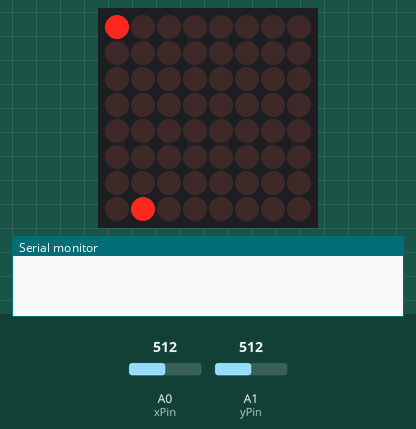
The sketch below on a simulated Arduino Uno, built with avr-gcc and run on an emulated ATmega328P. Shown: 8×8 LED matrix, the last lines printed to the serial monitor. Inputs (shaded band) come from the test bench; at power-on: A0 (xPin) = 512, A1 (yPin) = 512. Random numbers use the default seed unless the sketch sets one.

Above: at 0.76 s.
1.3 s: A0 (xPin) set to 585
2.8 s: A0 (xPin) set to 612
At 2.89 s:
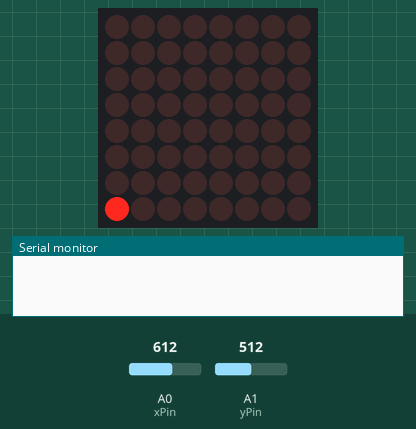
4.6 s: A1 (yPin) set to 216
7.6 s: A1 (yPin) set to 187
At 7.76 s:
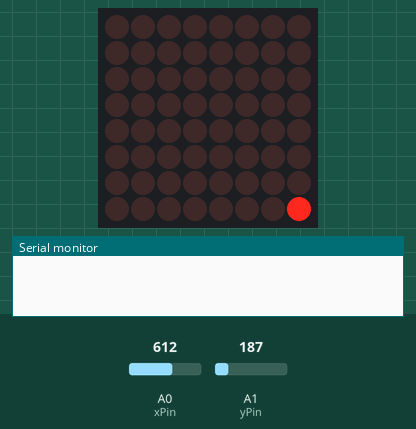
9.4 s: A0 (xPin) set to 590
At 10.48 s:
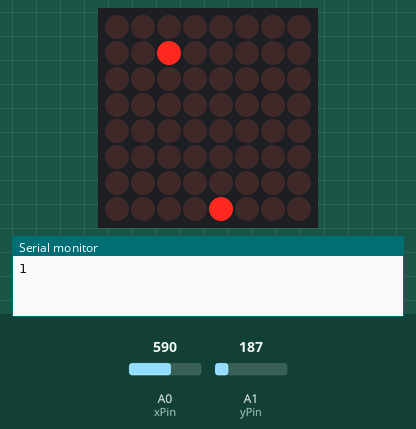
11.2 s: A0 (xPin) set to 610
At 11.38 s:
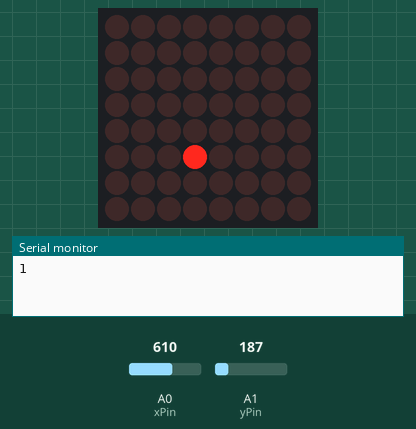

The sketch:

EatTheDotGame.ino
```cpp
#include "LedControl.h" //  need the library
const int dinPin = 12;
const int clockPin = 11;
const int loadPin = 10;

const int xPin = A0;
const int yPin = A1;

LedControl lc = LedControl(dinPin, clockPin, loadPin, 1); // DIN, CLK, LOAD, No. DRIVER

byte matrixBrightness = 2;

byte xPos = 0;
byte yPos = 0;
byte xLastPos = 0;
byte yLastPos = 0;

const int minThreshold = 200;
const int maxThreshold = 600;

const byte moveInterval = 100;
unsigned long long lastMoved = 0;

const byte matrixSize = 8;
bool matrixChanged = true;

byte matrix[matrixSize][matrixSize] = {
  {0, 0, 0, 0, 0, 0, 0, 0}, //0
  {0, 0, 0, 0, 0, 0, 0, 0}, //1
  {0, 0, 0, 0, 0, 0, 0, 0}, //2
  {0, 0, 0, 0, 0, 0, 0, 0}, //3
  {0, 0, 0, 0, 0, 0, 0, 0}, //4
  {0, 0, 0, 0, 0, 0, 0, 0}, //5
  {0, 0, 0, 0, 0, 0, 0, 0}, //6
  {0, 0, 0, 0, 0, 0, 0, 0}  //7
};

byte matrixByte[matrixSize] = {
  B00000000,
  B01000100,
  B00101000,
  B00010000,
  B00010000,
  B00010000,
  B00000000,
  B00000000
};

//random dot
int randomX = 0;
int randomY = 0;
const int minValue = 0;
const int maxValue = 8;

//score
int score = 0;

//blink time
int blinkTime = 300;
long lastBlinkTime;

void setup() {
  Serial.begin(9600);
  // the zero refers to the MAX7219 number, it is zero for 1 chip
  lc.shutdown(0, false); // turn off power saving, enables display
  lc.setIntensity(0, matrixBrightness); // sets brightness (0~15 possible values)
  lc.clearDisplay(0);// clear screen
  generateFood();
  matrix[xPos][yPos] = 1;
}
void loop() {

  if (millis() - lastMoved > moveInterval) {
  // game logic
    updatePositions();
    lastMoved = millis();
  }
  if (millis() - lastBlinkTime > blinkTime) {
  // game logic
    blinkFood();
    lastBlinkTime = millis();
  }
  if (matrixChanged == true) {
    // matrix display logic
    updateMatrix();
    matrixChanged = false;
  }
  if (randomX == xPos && randomY == yPos){
    score ++;
    Serial.println(score);
    generateFood();
  }
}
void generateFood() {

  //generate new pos
  randomX  = random(minValue, maxValue);
  randomY  = random(minValue, maxValue);
  //avoiding generating the player's position
  while (randomX == xPos && randomY == yPos){
    randomX  = random(minValue, maxValue);
  randomY  = random(minValue, maxValue);
  }
  //turn on new pos
  matrix[randomX][randomY] = 1;
  matrixChanged = true;
}

void blinkFood(){
  matrix[randomX][randomY] = !matrix[randomX][randomY];
  matrixChanged = true;
}

void updateByteMatrix() {
  for (int row = 0; row < matrixSize; row++) {
    lc.setRow(0, row, matrixByte[row]);
  }
}
void updateMatrix() {
  for (int row = 0; row < matrixSize; row++) {
    for (int col = 0; col < matrixSize; col++) {
      lc.setLed(0, row, col, matrix[row][col]);
    }
  }
}

void updatePositions() {
  int xValue = analogRead(xPin);
  int yValue = analogRead(yPin);

  xLastPos = xPos;
  yLastPos = yPos;
  if (xValue < minThreshold) {
    if (xPos < matrixSize - 1) {
      xPos++;
    }
    else {
      xPos = 0;
    }
  }
  if (xValue > maxThreshold) {
    if (xPos > 0) {
      xPos--;
    }
    else {
      xPos = matrixSize - 1;
    }
  }

  if (yValue > maxThreshold) {
    if (yPos < matrixSize - 1) {
      yPos++;
    }
    else {
      yPos = 0;
    }
  }

  if (yValue < minThreshold) {
    if (yPos > 0) {
      yPos--;
    }
    else {
      yPos = matrixSize - 1;
    }
  }
  if (xPos != xLastPos || yPos != yLastPos) {
    matrixChanged = true;
    matrix[xLastPos][yLastPos] = 0;
    matrix[xPos][yPos] = 1;
  }
} 
```

Measured:
- the behaviour switches between 600 and 601 on A0 (xPin) (found by bisection; images 0 and 1)
- the behaviour switches between 200 and 199 on A1 (yPin) (found by bisection; images 1 and 2)
